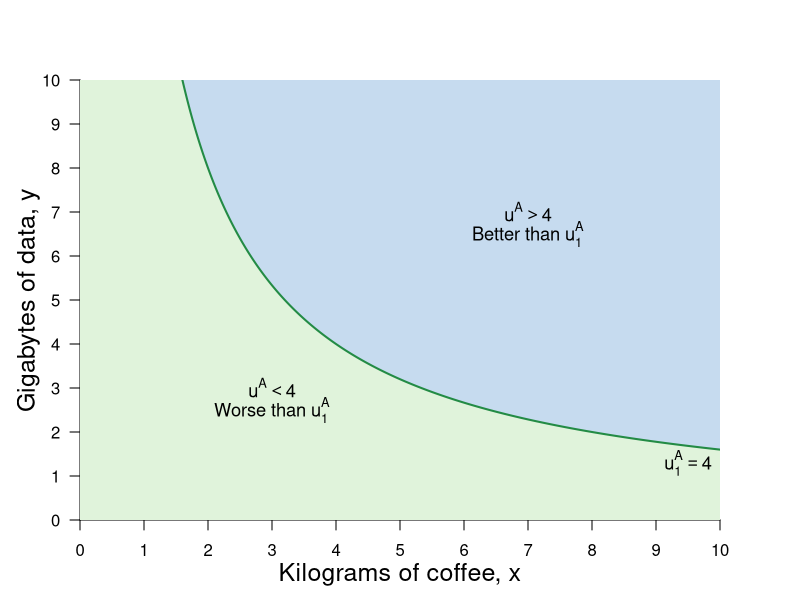

The R script that drew this image:
#Graph Designer: Simon Halliday
#Authors: Bowles, Foley and Halliday
#Title: Coordination, Conflict and Competition: A Text in Microeconomics

library(shape)
#pdf(file = "indiff_shaded_newSTEP1.pdf", width = 8, height = 6)
#pdf(file = "indiff_shaded_newSTEP2.pdf", width = 8, height = 6)
pdf(file = "constrained_optimization/indiff_shaded_new.pdf", width = 8, height = 6)

#Set parameters for graphics
axislabelsize <- 1.5
labelsize <- 1.1
graphlinewidth <- 2
segmentlinewidth <- 1.5

COL <- c("#7fc97f", "#beaed4", "#fdc086", "#ffff99", "#386cb0", "#f0027f", "#bf5b17", "#666666")
COLA <- c("#e0f3db", "#99d8c9","#66c2a4","#41ae76", "#238b45", "#005824")
COLB <- c("#c6dbef", "#4eb3d3", "#2b8cbe", "#0868ac","#084081")

#Edited the margins to cater for the larger LHS labels
par(mar =  c(4, 4, 4, 4))

uFn <- function(x, y, alpha = 0.5){
  (x^alpha)*(y^(1 - alpha))
}

indiffA <- function(x, alpha = 0.5, uA = 5) {
  (uA / x^alpha)^(1/(1 - alpha))
}

xlims <- c(0, 10)
ylims <- c(0, 10)

npts <- 501 
x <- seq(xlims[1], xlims[2], length.out = npts)
y <- seq(ylims[1], ylims[2], length.out = npts) 
a <- c(2, 4, 6)

plot(0, 0, xlim = xlims, ylim = ylims, type = "n",
     xlab = expression(paste("")),
     ylab = expression(paste("")), 
     xaxt = "n", 
     yaxt = "n", 
     cex.lab = axislabelsize, 
     bty = "n", 
     xaxs="i", 
     yaxs="i"
)


ticksy <- seq(from = 0, to = ylims[2], by = 1)
ylabels <- seq(from = 0, to = ylims[2], by = 1)
ticksx <- seq(from = 0, to = xlims[2], by = 1)
xlabels <- seq(from = 0, to = xlims[2], by = 1)
# ticksy <- c(ylims[1], 5.25, 8, ylims[2])
# ylabels <- c(NA, expression(paste(y,"*")), expression(paste(bar(y))), NA)
# ticksx <- c(xlims[1], 5.25, 8.944272, xlims[2])
# xlabels <- c(NA, expression(paste(x,"*")), expression(paste(bar(x))), NA)

axis(1, at = ticksx, pos = 0, labels = xlabels)
axis(2, at = ticksy, pos = 0, labels = ylabels, las = 1)

npts <- 500 
xx1 <- seq(xlims[1], xlims[2], length.out = npts)
xx2 <- seq(0, xlims[2], length.out = npts)
xx3 <- seq(xlims[1], 0, length.out = npts)

#Draw the polygon for shading the utility areas
xpoly1 <- seq(from = xlims[1], to = xlims[2], length.out = 500)
ypoly1 <- indiffA(xpoly1, alpha = 0.5, uA = 4)
polygon(x = c(xpoly1, rev(xpoly1[1])), y = c(ypoly1, rev(ypoly1)[1]), col=COLA[1], density=NULL, border = NA)
ypoly1 <- indiffA(xpoly1, alpha = 0.5, uA = 4)
polygon(x = c(0, 0, xlims[2], xlims[2], 0), y = c(0, indiffA(xlims[2]), indiffA(xlims[2]), 0, 0), col=COLA[1], density=NULL, border = NA)


polygon(x = c(xlims[2], rev(xpoly1), xpoly1), y = c(ylims[2], rev(ypoly1), ypoly1), col=COLB[1], density=NULL, border = NA)


#Draw the graphs
lines(xx1, indiffA(xx1, alpha = 0.5, uA = 4), col = COLA[5], lwd = graphlinewidth)

#Label the feasible frontier
# text(3.2, 1, expression("Feasible Frontier"), cex = labelsize)
# text(3.2, 0.5, expression("(production possibilities frontier)"), cex = labelsize)
# Arrows(4.35, 0.95, 8.1, 0.95, col = "black", lty = 1, lwd = 2, arr.type = "triangle", arr.lwd = 0.5)

#Axis labels
mtext(expression(paste("Kilograms of coffee, ", x)), side = 1, line = 2.5, cex = axislabelsize)
text(-0.8, 5, expression(paste("Gigabytes of data, ", y)), xpd = TRUE, cex = axislabelsize, srt = 90) 


# contour(x, y, 
#         outer(x, y, uFn),
#         drawlabels = FALSE,
#         col = COLB[3],
#         lwd = graphlinewidth,
#         levels = a, 
#         xaxs="i", 
#         yaxs="i", 
#         add = TRUE)


#Label the indifference curves
text(9.5, 1.3, expression(u[1]^A == 4), cex = labelsize)

text(3, 3, expression(u^A < 4), cex = labelsize)
text(3, 2.5, expression(paste("Worse than ", u[1]^A)), cex = labelsize)

text(7, 7, expression(u^A > 4), cex = labelsize)
text(7, 6.5, expression(paste("Better than ", u[1]^A)), cex = labelsize)
#text(9.5, 3.15, expression(u[2]^A), cex = labelsize)
#text(9.5, 5.85, expression(u[3]^A), cex = labelsize)

dev.off()
